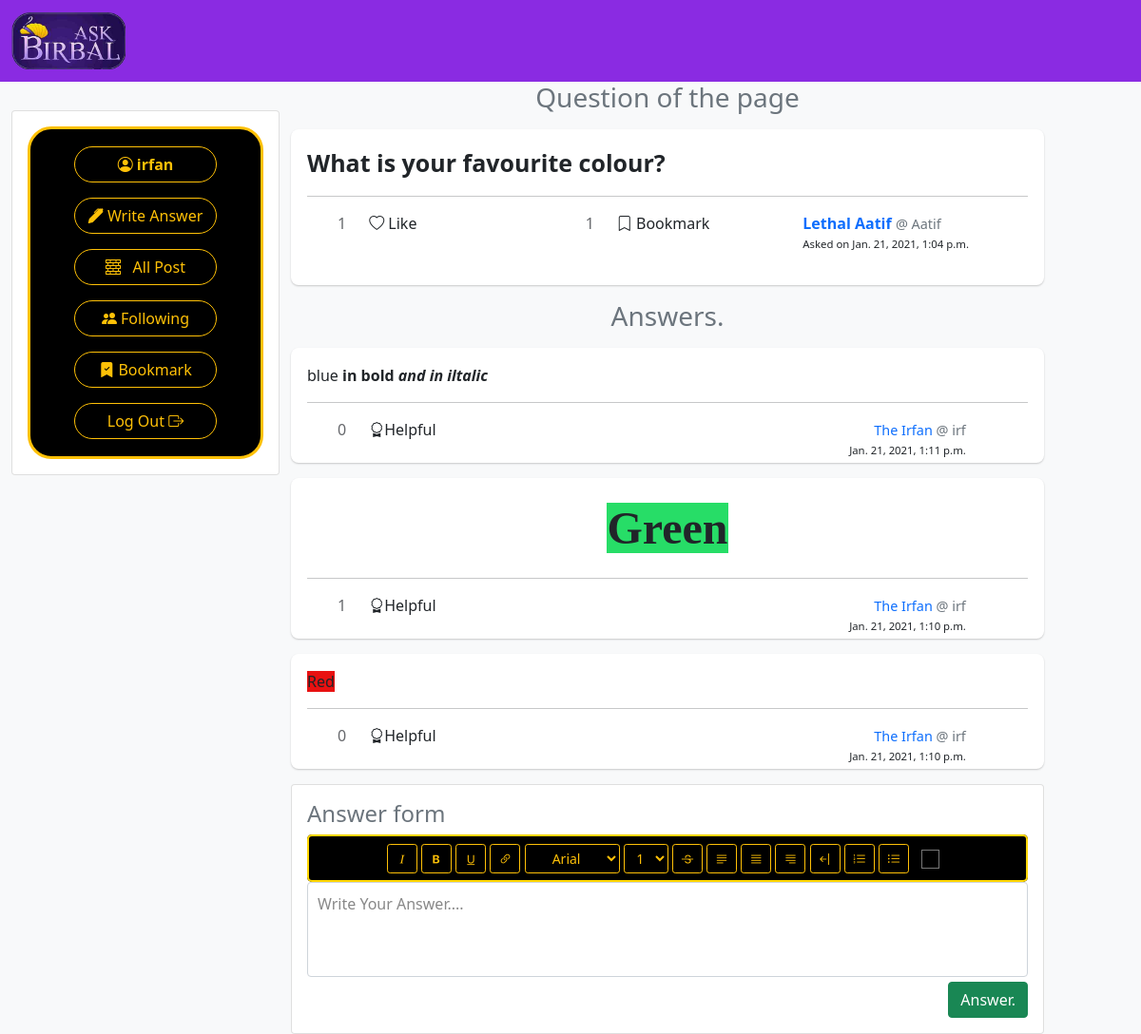
The app's page /answer/20 (signed in) with its own data.
### birbal/models.py (models this page shows)
class User(AbstractUser):
    pass

class Questions(models.Model):
    content = models.CharField(max_length=280)
    bookmark = models.ManyToManyField(User, related_name="bookmarked_que")
    likes = models.ManyToManyField(User, related_name="liked_posts")
    created_at = models.DateTimeField(auto_now_add=True)
    user = models.ForeignKey(User, on_delete=models.CASCADE, related_name="posts")

class Answers(models.Model):
    content = models.TextField()
    answerFor = models.ForeignKey(Questions, on_delete = models.CASCADE, related_name="answer_for")
    useful = models.ManyToManyField(User, related_name="useful_posts")
    created_at = models.DateTimeField(auto_now_add=True, blank=True)
    user = models.ForeignKey(User, on_delete=models.CASCADE, related_name="ans")

### birbal/views.py (the view)
# urls.py: path("answer/<int:postId>", views.answer, name="answer"),
def answer(request, postId):
    que_post = Questions.objects.get(id=postId)
    if request.method == "POST":
        if not request.user.is_authenticated:
            return HttpResponseRedirect(reverse("index"))
        ques = request.POST["answer"]
        Answers.objects.create(content=ques, user=request.user, answerFor= que_post)
        return HttpResponseRedirect(reverse("answer", args=(postId, )))
    else:
        ans_posts = Answers.objects.filter(answerFor=que_post).order_by("-created_at").all()
        return render(request, "birbal/answer.html", {
        "ans_posts": ans_posts ,
        "post": que_post
        })

### birbal/templates/birbal/answer.html (shortened to what this page needs)
{% extends "birbal/layout.html" %}
{% block body %}
<div class="text-muted" style="text-align: center;">
   <h3>
       Question of the page
    </h3>
</div>
<div class="card my-3" style="border-radius: 8px; border-color: transparent; box-shadow: 0 1px 2px rgba(0, 0, 0, 0.2);">
    <div class="card-body">
        <div class="card-text content" id="content{{ post.id }}" style="font-size: 25px; font-weight:bold;">
            {{ post.content }}
        </div>
        <hr>
        <div class="row">
            <div class="col-1" id="likes{{ post.id }}" style="color: #65676B; text-align: end;">
                {{ post.likes.all.count }}
            </div>
            {% if user.is_authenticated %}
            <div data-postid="{{ post.id }}" class="col-3 like">
                {% if user in post.likes.all %}
                <i class='bi bi-heart-fill' style="color: red;"></i> Liked
                {% else %}
                <i class='bi bi-heart'></i> Like
                {% endif %}
            </div>
            <div class="col-1" id="bm{{ post.id }}" style="color: #65676B; text-align: end;">
                {{ post.bookmark.all.count }}
            </div>
            <div data-postid="{{ post.id }}" class="col-3 bookmark">
                {% if user in post.bookmark.all %}
                <i class="bi bi-bookmark-check-fill"></i> Saved
                {% else %}
                <i class="bi bi-bookmark"></i> Bookmark
                {% endif %}
            </div>
            {% else %}
            <div class="col-3" data-bs-toggle="modal" data-bs-target="#loginModal"><i class='bi bi-heart'></i> Like
            </div>
            <div class="col-3" data-bs-toggle="modal" data-bs-target="#loginModal"><i class="bi bi-bookmark"></i>
                Bookmark
            </div>
            {% endif %}
            <div class="col-4">
                <a href="{% url 'profile' post.user.username %}" style="text-decoration:none">
                    <strong>{{ post.user.first_name }} {{ post.user.last_name }}</strong>
                </a>
                <a href="{% url 'profile' post.user.username %}" class="text-muted "
                    style="font-size: 0.9rem; text-decoration:none;">
                    @ {{ post.user.username }}
                </a>
                <p style="font-size: small">
                    <small class="post-date">Asked on {{ post.created_at }}</small>
                </p>
            </div>
        </div>
    </div>
</div>
<div class="text-muted" style="text-align: center;">
{% if ans_posts %}
    <h3>
        Answers.
     </h3>
    {% endif %}
</div>
{% for post in ans_posts %}
<div class="card my-3" style="border-radius: 8px; border-color: transparent; box-shadow: 0 1px 2px rgba(0, 0, 0, 0.2);">
    <div class="card-body">
        <div class="card-text content" id="anscontent{{ post.id }}">
            {{ post.content |safe }}
        </div>
        <hr>
        <div class="row" style="height: 30px;">
            <div class="col-1" id="useful{{ post.id }}" style="color: #65676B; text-align: end;">
                {{ post.useful.all.count }}
            </div>
            {% if user.is_authenticated %}
                <div data-postid="{{ post.id }}" class="col-5 helpful">
                    {% if user in post.useful.all %}
                    <i class='bi bi-award-fill' style="color:goldenrod;"></i>Awarded
                    {% else %}
                    <i class='bi bi-award'></i>Helpful
                    {% endif %}
                </div>
            {% else %}
                <div class="col-5" data-bs-toggle="modal" data-bs-target="#loginModal">
                    <i class='bi bi-award'></i>Helpful
            </div>
            {% endif %}
            <div class="col-5" style="text-align: end ;">
                <a href="{% url 'profile' post.user.username %}" style="font-size: 0.9rem; text-decoration:none">
                    {{ post.user.first_name }} {{ post.user.last_name }}
                </a>
                <a href="{% url 'profile' post.user.username %}" class="text-muted "
                    style="font-size: 0.9rem; text-decoration:none;">
                    @ {{ post.user.username }}
                </a>
                <p style="font-size: small">
                    <small class="post-date">{{ post.created_at }}</small>
                </p>
            </div>
            <div class="col-1">
            </div>
        </div>
    </div>
</div>
{% endfor %}
{% if user.is_authenticated %}
<div class="card card-body">
    <div class="text-muted" style="text-align: start;">
        <h4>
            Answer form
        </h4>
    </div>
    {% include "birbal/texteditor.html" %}
    <form id="ans-form" action="{% url 'answer' post.id %}" method="post" onsubmit="return getContent()">
        <div id="editor1" class="form-control" contenteditable="true" data-text="Write Your Answer...."
            style="white-space: normal; height: 100px; padding:10px; display:inline-block;"
            oninput='this.style.height = "auto"';
        ></div>
        <div style="text-align: end; margin-top: 5px;">
            <button class="btn btn-success" type="submit">Answer.</button>
        </div>
    </form>
</div>
{% endif %}
{% endblock %}
{% block body_left %}
<div class="p-2">
{% if user.is_authenticated %}
    <a class="btn btn-outline-warning " href="#ans-form"
        style="width: 150px; border-radius: 25px;">
        <i class="bi bi-pen-fill"></i>
        Write Answer
    </a>
{% else %}
    <a class="btn btn-outline-warning " data-bs-toggle="modal" data-bs-target="#loginModal"
        style="width: 150px; border-radius: 25px;">
        <i class="bi bi-pen-fill"></i>
        Write Answer
    </a>
{% endif %}
</div>
{% endblock %}

### birbal/templates/birbal/layout.html (shortened to what this page needs)
{% load static %}
<!DOCTYPE html>
<html lang="en">
<head>
    <link href="https://cdn.jsdelivr.net/npm/bootstrap@5.0.0-beta1/dist/css/bootstrap.min.css" rel="stylesheet"
>
    <link rel="stylesheet" href="https://cdn.jsdelivr.net/npm/bootstrap-icons@1.3.0/font/bootstrap-icons.css">
</head>
<body>
    <nav class="navbar navbar-expand-md navbar-dark" style="background-color:blueviolet;">
        <div class="container-fluid" style="height: fit-content;">
            <div class="navbar-brand ">
                <img src="{% static 'birbal/askbirbal_logo.png' %}" alt="Ask birbal logo" style="width: 120px;">
            </div>
        </div>
    </nav>
    <div class="row bg-light">
        <div class="d-md-block d-none col-3 position-sticky"
            style="position: sticky;
                top: 0;
                left: 0;
                height: 500px;" >
            <div class="card card-body" style="margin-top: 30px; height: fit-content;">
                <div class="border border-3 border-warning"
                    style="background-color: black; text-align: center; padding: 10px; border-radius: 25px;">
                    {% if user.is_authenticated %}
                    <div class="p-2">
                        <a class="btn btn-outline-warning" href="{% url 'profile'  user.username  %}"
                             id="profile" data-id="{{ user.id }}"
                            style="width: 150px; border-radius: 25px;">
                            <strong>
                                <i class="bi bi-person-circle"></i>
                                {{ user.username }}
                            </strong>
                        </a>
                    </div>
                    {% endif %}
                    {% block body_left %}
                    {% endblock %}
                    <div class=" p-2">
                        <a class="btn btn-outline-warning " href="{% url 'index' %}"
                            style="width: 150px; border-radius: 25px;">
                            <i class="bi bi-bricks"></i> &nbsp;  All Post
                        </a>
                    </div>
                    {% if user.is_authenticated %}
                    <div class="p-2">
                        <a class="btn btn-outline-warning" href="{% url 'following' %}" id="following-view"
                            style="width: 150px; border-radius: 25px;">
                            <i class="bi bi-people-fill"></i>
                            Following
                        </a>
                    </div>
                    <div class=" p-2">
                        <a class="btn btn-outline-warning" href="{% url 'bookmark' %}" id="bookmark-view"
                            style="width: 150px; border-radius: 25px;">
                            <i class="bi bi-bookmark-check-fill"></i>
                            Bookmark
                        </a>
                    </div>
                    <div class=" p-2">
                        <a class="btn btn-outline-warning" href="{% url 'logout' %}"
                            style="width: 150px; border-radius: 25px;">
                            Log Out <i class="bi bi-box-arrow-right"></i>
                        </a>
                    </div>
                    {% endif %}
                </div>
            </div>
        </div>
        <div class="col-12 col-md-8">
            {% block body %}
            {% endblock %}
        </div>
    </div>
</body>
</html>

### birbal/templates/birbal/texteditor.html (style rules this page uses)
#editor1:empty:before { content: attr(data-text); color: #888; }

### records on screen
User: username "irfan"
Questions: content "What is your favourite colour?", likes.all.count "1", bookmark.all.count "1", user.first_name "Lethal", user.last_name "Aatif", user.username "Aatif", created_at "Jan. 21, 2021, 1:04 p.m."
Answers: content "blue in bold and in iltalic", useful.all.count "0", shows "Helpful", user.first_name "The", user.last_name "Irfan", user.username "irf", created_at "Jan. 21, 2021, 1:11 p.m."
Answers: content "Green", useful.all.count "1", shows "Helpful", user.first_name "The", user.last_name "Irfan", user.username "irf", created_at "Jan. 21, 2021, 1:10 p.m."
Answers: content "Red", useful.all.count "0", shows "Helpful", user.first_name "The", user.last_name "Irfan", user.username "irf", created_at "Jan. 21, 2021, 1:10 p.m."
